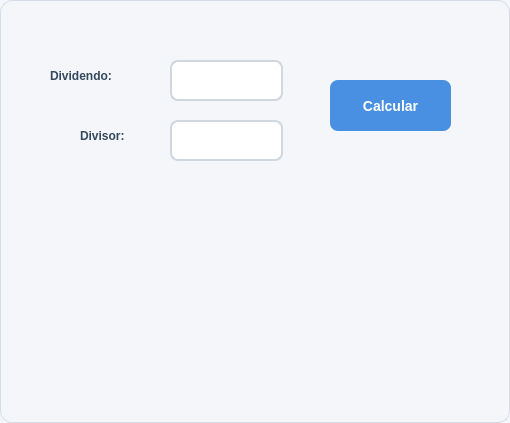
<?xml version="1.0" encoding="UTF-8"?>
<ui version="4.0">
 <class>DialogoEjercicio17</class>
 <widget class="QDialog" name="DialogoEjercicio17">
  <property name="geometry">
   <rect>
    <x>0</x>
    <y>0</y>
    <width>510</width>
    <height>423</height>
   </rect>
  </property>
  <property name="windowTitle">
   <string>Dialog</string>
  </property>
  <property name="styleSheet">
   <string notr="true">/* =========================
   ESTILO GENERAL DEL DIALOG
   ========================= */
QDialog {
    background-color: #f4f6f9;
    border: 1px solid #d6dce5;
    border-radius: 12px;
    font-family: &quot;Segoe UI&quot;;
    font-size: 14px;
    color: #2c3e50;
}

/* =========================
   LABELS
   ========================= */
QLabel {
    color: #34495e;
    font-weight: 500;
    background: transparent;
}

/* =========================
   CAMPOS DE TEXTO
   ========================= */
QLineEdit {
    background-color: #ffffff;
    border: 2px solid #d0d7de;
    border-radius: 8px;
    padding: 8px 10px;
    color: #2c3e50;
    selection-background-color: #4a90e2;
    selection-color: white;
}

/* Cuando el usuario selecciona el campo */
QLineEdit:focus {
    border: 2px solid #4a90e2;
    background-color: #ffffff;
}

/* Campo deshabilitado */
QLineEdit:disabled {
    background-color: #ecf0f1;
    color: #95a5a6;
    border: 2px solid #dfe6e9;
}

/* =========================
   BOTONES
   ========================= */
QPushButton {
    background-color: #4a90e2;
    color: white;
    border: none;
    border-radius: 8px;
    padding: 8px 16px;
    font-size: 14px;
    font-weight: 600;
}

/* Hover */
QPushButton:hover {
    background-color: #357abd;
}

/* Click */
QPushButton:pressed {
    background-color: #2f6da3;
    padding-top: 9px;
    padding-bottom: 7px;
}

/* Botón deshabilitado */
QPushButton:disabled {
    background-color: #bdc3c7;
    color: #ecf0f1;
}

/* =========================
   TOOLTIP OPCIONAL
   ========================= */
QToolTip {
    background-color: #2c3e50;
    color: white;
    border: 1px solid #4a90e2;
    padding: 5px;
    border-radius: 6px;
}</string>
  </property>
  <widget class="QLabel" name="label">
   <property name="geometry">
    <rect>
     <x>50</x>
     <y>60</y>
     <width>111</width>
     <height>31</height>
    </rect>
   </property>
   <property name="font">
    <font>
     <weight>62</weight>
     <bold>true</bold>
    </font>
   </property>
   <property name="text">
    <string>Dividendo:</string>
   </property>
  </widget>
  <widget class="QLabel" name="label_2">
   <property name="geometry">
    <rect>
     <x>80</x>
     <y>120</y>
     <width>91</width>
     <height>31</height>
    </rect>
   </property>
   <property name="font">
    <font>
     <weight>62</weight>
     <bold>true</bold>
    </font>
   </property>
   <property name="text">
    <string>Divisor:</string>
   </property>
  </widget>
  <widget class="QLineEdit" name="txt_dividendo">
   <property name="geometry">
    <rect>
     <x>170</x>
     <y>60</y>
     <width>113</width>
     <height>41</height>
    </rect>
   </property>
   <property name="font">
    <font>
     <pointsize>10</pointsize>
     <weight>75</weight>
     <bold>true</bold>
    </font>
   </property>
  </widget>
  <widget class="QLineEdit" name="txt_divisor">
   <property name="geometry">
    <rect>
     <x>170</x>
     <y>120</y>
     <width>113</width>
     <height>41</height>
    </rect>
   </property>
   <property name="font">
    <font>
     <pointsize>10</pointsize>
     <weight>75</weight>
     <bold>true</bold>
    </font>
   </property>
  </widget>
  <widget class="QPushButton" name="btn_calcular">
   <property name="geometry">
    <rect>
     <x>330</x>
     <y>80</y>
     <width>121</width>
     <height>51</height>
    </rect>
   </property>
   <property name="text">
    <string>Calcular</string>
   </property>
  </widget>
  <widget class="QLabel" name="lbl_resultado">
   <property name="geometry">
    <rect>
     <x>20</x>
     <y>250</y>
     <width>471</width>
     <height>61</height>
    </rect>
   </property>
   <property name="font">
    <font>
     <pointsize>12</pointsize>
     <weight>62</weight>
     <bold>true</bold>
    </font>
   </property>
   <property name="text">
    <string/>
   </property>
   <property name="alignment">
    <set>Qt::AlignCenter</set>
   </property>
  </widget>
 </widget>
 <resources/>
 <connections/>
</ui>
